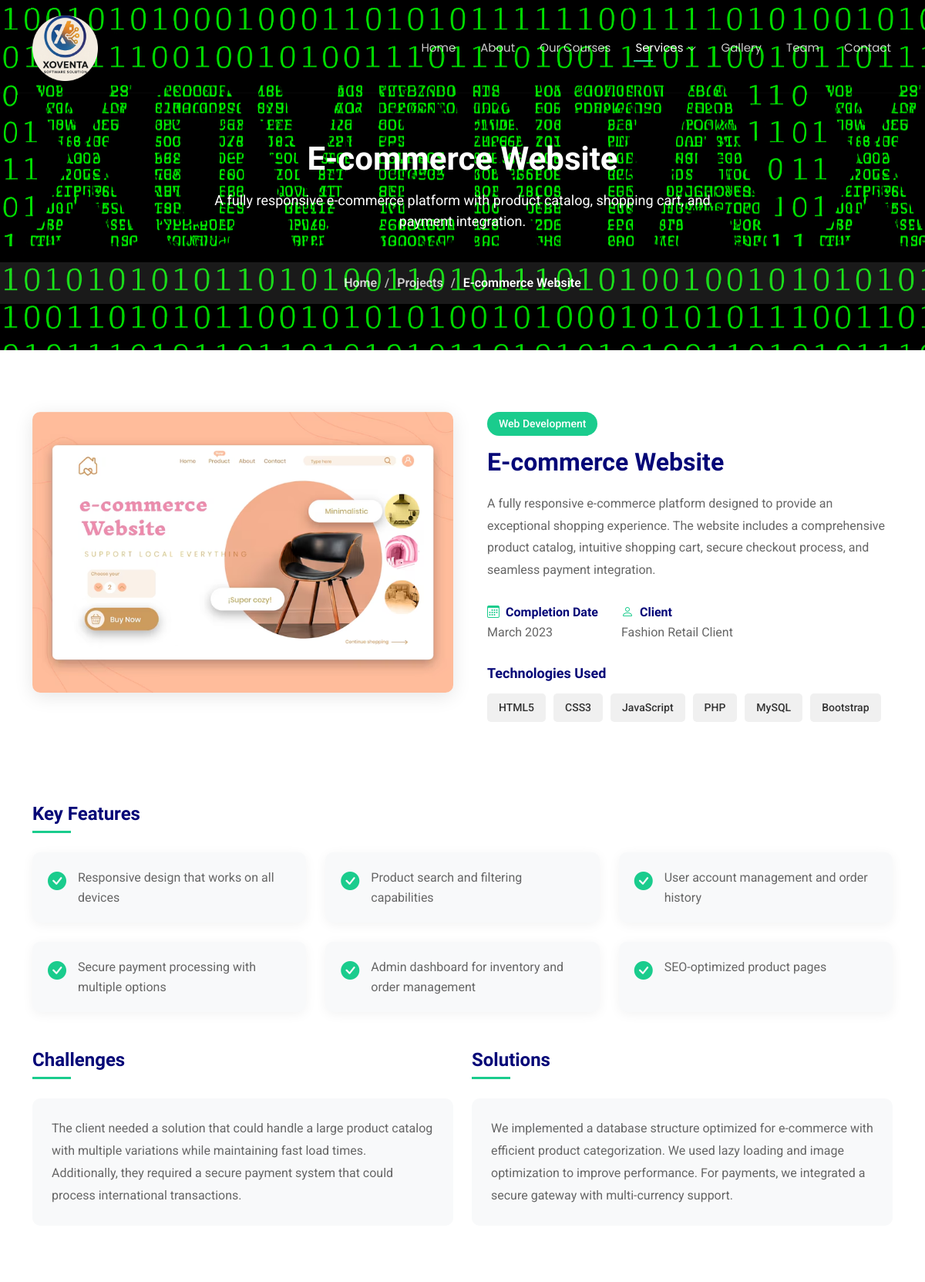
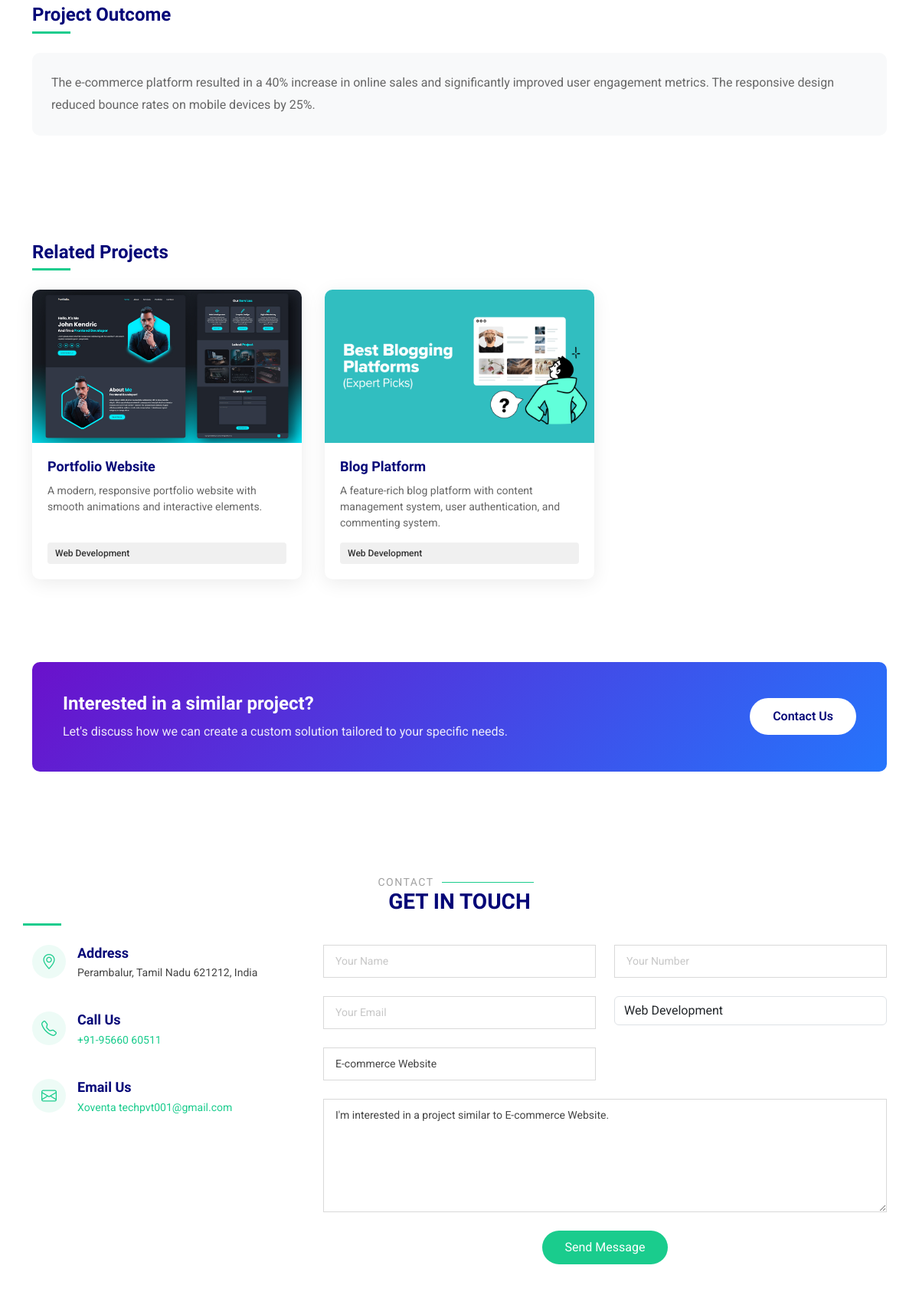
Screenshot of /php/project_details.php?id=1 (upper part) with the database file from the repository (2 pictures, top to bottom).
### tables this page shows
CREATE TABLE IF NOT EXISTS projects (
  id INT AUTO_INCREMENT PRIMARY KEY,
  title VARCHAR(255) NOT NULL,
  short_description TEXT NOT NULL,
  full_description TEXT NOT NULL,
  category VARCHAR(100) NOT NULL,
  image_url VARCHAR(255) NOT NULL,
  gallery_images TEXT,
  completion_date VARCHAR(100),
  client VARCHAR(255),
  challenges TEXT,
  solutions TEXT,
  outcome TEXT,
  related_projects VARCHAR(255)
);

### php/project_details.php (the view, shortened to what this page needs)
<?php
require_once 'db-connection.php';
$project_id = isset($_GET['id']) ? $_GET['id'] : '';
$sql = "SELECT * FROM projects WHERE id = ?";
$stmt = $conn->prepare($sql);
$stmt->bind_param("i", $project_id);
$stmt->execute();
$result = $stmt->get_result();
$project = $result->fetch_assoc();
$tech_sql = "SELECT tech_name FROM project_technologies WHERE project_id = ?";
$tech_stmt = $conn->prepare($tech_sql);
$tech_stmt->bind_param("i", $project_id);
$tech_stmt->execute();
$tech_result = $tech_stmt->get_result();
$technologies = [];
while ($tech = $tech_result->fetch_assoc()) {
    $technologies[] = $tech['tech_name'];
}
$features_sql = "SELECT feature_text FROM project_features WHERE project_id = ?";
$features_stmt = $conn->prepare($features_sql);
$features_stmt->bind_param("i", $project_id);
$features_stmt->execute();
$features_result = $features_stmt->get_result();
$features = [];
while ($feature = $features_result->fetch_assoc()) {
    $features[] = $feature['feature_text'];
}
$related_projects = [];
if (!empty($project['related_projects'])) {
    $related_ids = explode(',', $project['related_projects']);
    foreach ($related_ids as $related_id) {
        $related_sql = "SELECT id, title, short_description, image_url, category FROM projects WHERE id = ?";
        $related_stmt = $conn->prepare($related_sql);
        $related_stmt->bind_param("i", $related_id);
        $related_stmt->execute();
        $related_result = $related_stmt->get_result();
        if ($related_result->num_rows > 0) {
            $related_projects[] = $related_result->fetch_assoc();
        }
    }
}
?>
<!DOCTYPE html>
<html lang="en">
<head>
  <link href="../assets/vendor/bootstrap/css/bootstrap.min.css" rel="stylesheet">
  <link href="../assets/vendor/bootstrap-icons/bootstrap-icons.css" rel="stylesheet">
  <link href="../assets/vendor/aos/aos.css" rel="stylesheet">
  <link href="../assets/vendor/glightbox/css/glightbox.min.css" rel="stylesheet">
  <link href="../assets/vendor/swiper/swiper-bundle.min.css" rel="stylesheet">
  <link href="../assets/css/main.css" rel="stylesheet">
  <link href="../assets/css/projects.css" rel="stylesheet">
  <link href="../assets/css/project-details.css" rel="stylesheet">
</head>
<body>
  <header id="header" class="header d-flex align-items-center fixed-top">
    <div class="container-fluid container-xl position-relative d-flex align-items-center justify-content-between">
      <a href="../html/index.html" class="logo d-flex align-items-center">
        <img src="../assets/img/logo.png" alt="">
      </a>
      <nav id="navmenu" class="navmenu">
        <ul>
          <li><a href="../html/index.html">Home</a></li>
          <li><a href="../html/index.html#about">About</a></li>
          <li><a href="../html/index.html#features">Our Courses</a></li>
          <li class="dropdown"><a href="#" class="active"><span>Services</span> <i class="bi bi-chevron-down toggle-dropdown"></i></a>
          </li>
          <li><a href="../html/index.html#gallery">Gallery</a></li>
          <li><a href="../html/index.html#team">Team</a></li>
          <li><a href="../html/index.html#contact">Contact</a></li>
        </ul>
      </nav>
    </div>
  </header>
  <main class="main">
    <section class="page-title">
      <div class="heading">
        <div class="container">
          <h1 class="animate-title"><?php echo htmlspecialchars($project['title']); ?></h1>
          <p class="animate-subtitle"><?php echo htmlspecialchars($project['short_description']); ?></p>
        </div>
      </div>
      <nav>
        <div class="container">
          <ol>
            <li><a href="../html/index.html">Home</a></li>
            <li><a href="../html/projects.html">Projects</a></li>
            <li><?php echo htmlspecialchars($project['title']); ?></li>
          </ol>
        </div>
      </nav>
    </section>
    <section id="project-details" class="project-details section">
      <div class="container" data-aos="fade-up">
        <div class="row">
          <div class="col-lg-6">
            <div class="project-image-container">
              <img src="../<?php echo htmlspecialchars($project['image_url']); ?>" alt="<?php echo htmlspecialchars($project['title']); ?>" class="img-fluid project-main-image">
            </div>
          </div>
          <div class="col-lg-6">
            <div class="project-info-container">
              <div class="project-category-badge">
                <?php echo htmlspecialchars($project['category']); ?>
              </div>
              <h2 class="project-title"><?php echo htmlspecialchars($project['title']); ?></h2>
              <div class="project-description">
                <?php echo nl2br(htmlspecialchars($project['full_description'])); ?>
              </div>
              <div class="project-meta">
                <div class="meta-item">
                  <h3><i class="bi bi-calendar3"></i> Completion Date</h3>
                  <p><?php echo htmlspecialchars($project['completion_date']); ?></p>
                </div>
                <div class="meta-item">
                  <h3><i class="bi bi-person"></i> Client</h3>
                  <p><?php echo htmlspecialchars($project['client']); ?></p>
                </div>
              </div>
              <div class="project-technologies">
                <h3>Technologies Used</h3>
                <div class="tech-tags">
                  <?php foreach ($technologies as $tech): ?>
                  <span class="tech-tag"><?php echo htmlspecialchars($tech); ?></span>
                  <?php endforeach; ?>
                </div>
              </div>
            </div>
          </div>
        </div>
        <div class="row mt-5">
          <div class="col-12">
            <div class="project-features">
              <h3 class="section-title">Key Features</h3>
              <div class="features-grid">
                <?php foreach ($features as $index => $feature): ?>
                <div class="feature-item" data-aos="fade-up" data-aos-delay="<?php echo 100 + ($index * 50); ?>">
                  <div class="feature-icon">
                    <i class="bi bi-check-circle-fill"></i>
                  </div>
                  <div class="feature-text">
                    <?php echo htmlspecialchars($feature); ?>
                  </div>
                </div>
                <?php endforeach; ?>
              </div>
            </div>
          </div>
        </div>
        <?php if (!empty($project['challenges']) && !empty($project['solutions'])): ?>
        <div class="row mt-5">
          <div class="col-lg-6" data-aos="fade-up" data-aos-delay="100">
            <div class="challenges-section">
              <h3 class="section-title">Challenges</h3>
              <div class="content-box">
                <?php echo nl2br(htmlspecialchars($project['challenges'])); ?>
              </div>
            </div>
          </div>
          <div class="col-lg-6" data-aos="fade-up" data-aos-delay="200">
            <div class="solutions-section">
              <h3 class="section-title">Solutions</h3>
              <div class="content-box">
                <?php echo nl2br(htmlspecialchars($project['solutions'])); ?>
              </div>
            </div>
          </div>
        </div>
        <?php endif; ?>
        <?php if (!empty($project['outcome'])): ?>
        <div class="row mt-5">
          <div class="col-12" data-aos="fade-up" data-aos-delay="300">
            <div class="outcome-section">
              <h3 class="section-title">Project Outcome</h3>
              <div class="content-box">
                <?php echo nl2br(htmlspecialchars($project['outcome'])); ?>
              </div>
            </div>
          </div>
        </div>
        <?php endif; ?>
        <?php if (!empty($related_projects)): ?>
        <div class="row mt-5">
          <div class="col-12">
            <div class="related-projects">
              <h3 class="section-title">Related Projects</h3>
              <div class="projects-grid">
                <?php foreach ($related_projects as $related): ?>
                <div class="project-card" data-aos="fade-up" data-aos-delay="100">
                  <div class="project-image">
                    <img src="../<?php echo htmlspecialchars($related['image_url']); ?>" alt="<?php echo htmlspecialchars($related['title']); ?>">
                  </div>
                  <div class="project-info">
                    <h4><?php echo htmlspecialchars($related['title']); ?></h4>
                    <p><?php echo htmlspecialchars($related['short_description']); ?></p>
                    <div class="project-category"><?php echo htmlspecialchars($related['category']); ?></div>
                  </div>
                </div>
                <?php endforeach; ?>
              </div>
            </div>
          </div>
        </div>
        <?php endif; ?>
        <div class="row mt-5">
          <div class="col-12">
            <div class="project-cta" data-aos="fade-up">
              <div class="cta-content">
                <h3>Interested in a similar project?</h3>
                <p>Let's discuss how we can create a custom solution tailored to your specific needs.</p>
              </div>
              <div class="cta-button">
                <a href="#contact" class="btn-get-started">Contact Us</a>
              </div>
            </div>
          </div>
        </div>
      </div>
    </section>
    <section id="contact" class="contact section">
      <div class="container section-title text-center" data-aos="fade-up">
        <h2>Contact</h2>
        <div><span>Get in</span> <span class="description-title">Touch</span></div>
      </div>
      <div class="container" data-aos="fade" data-aos-delay="100">
        <div class="row gy-4">
          <div class="col-lg-4">
            <div class="info-item d-flex" data-aos="fade-up" data-aos-delay="200">
              <i class="bi bi-geo-alt flex-shrink-0"></i>
              <div>
                <h3>Address</h3>
                <p>Perambalur, Tamil Nadu 621212, India</p>
              </div>
            </div>
            <div class="info-item d-flex" data-aos="fade-up" data-aos-delay="300">
              <i class="bi bi-telephone flex-shrink-0"></i>
              <div>
                <h3>Call Us</h3>
                <p>
                  <a href="tel:+919566060511" class="call-link">+91-95660 60511</a>
                </p>
              </div>
            </div>
            <div class="info-item d-flex" data-aos="fade-up" data-aos-delay="400">
              <i class="bi bi-envelope flex-shrink-0"></i>
              <div>
                <h3>Email Us</h3>
                <p>
                  <a href="mailto:Xoventa techpvt001@gmail.com" class="email-link">Xoventa techpvt001@gmail.com</a>
                </p>
              </div>
            </div>
          </div>
          <div class="col-lg-8">
          <form action="project_contact.php" method="post" class="php-email-form" data-aos="fade-up" data-aos-delay="200">
            <div class="row gy-4">
              <div class="col-md-6">
                <input type="text" name="name" class="form-control" id="name" placeholder="Your Name" required="">
              </div>
              <div class="col-md-6">
                <input type="text" class="form-control" name="number" id="number" placeholder="Your Number" required="">
              </div>
              <div class="col-md-6">
                <input type="email" class="form-control" name="email" id="email" placeholder="Your Email" required="">
              </div>
              <div class="col-md-6">
                <select class="form-control" name="project_type" id="project_type" required="">
                  <option value="<?php echo htmlspecialchars($project['category']); ?>" selected>
                    <?php echo htmlspecialchars($project['category']); ?>
                  </option>
                </select>
              </div>
              <div class="col-md-6">
                <input type="text" class="form-control" name="project_title" id="project_title" placeholder="Project Title" value="<?php echo htmlspecialchars($project['title']); ?>" required="">
              </div>
              <div class="col-md-12">
                <textarea class="form-control" name="message" id="message" rows="6" placeholder="Project Details" required="">I'm interested in a project similar to <?php echo htmlspecialchars($project['title']); ?>.</textarea>
              </div>
              <div class="col-md-12 text-center">
                <button type="submit" name="submit">Send Message</button>
              </div>
            </div>
          </form>
          </div>
        </div>
      </div>
    </section>
  </main>
</body>
</html>

### assets/css/projects.css (style rules this page uses)
.page-title { background: linear-gradient(135deg, #6a11cb 0%, #2575fc 100%); color: #ffffff; padding-top: 120px; overflow: hidden; }
.page-title { background-image: url('../img/xx.png'); background-repeat: repeat-x; background-position: 0% center; color: #ffffff; padding-top: 120px; overflow: hidden; animation: fadeInBackground 1s ease-out forwards, moveBackground 10s linear infinite; }
.page-title .heading { padding: 60px 0 40px 0; text-align: center; opacity: 0; transform: translateY(50px); animation: slideUp 1s ease-out 0.5s forwards; }
.page-title .heading h1 { color: #ffffff; font-size: 42px; font-weight: 700; margin-bottom: 15px; }
.page-title .heading p { font-size: 18px; max-width: 700px; margin: 0 auto; }
.page-title nav { background-color: rgba(255, 255, 255, 0.1); padding: 15px 0; opacity: 0; transform: translateY(30px); animation: slideUp 1s ease-out 0.8s forwards; }
.page-title nav ol { display: flex; justify-content: center; list-style: none; margin: 0; padding: 0; font-size: 16px; }
.page-title nav ol li + li { padding-left: 10px; }
.page-title nav ol li + li::before { content: "/"; display: inline-block; padding-right: 10px; color: rgba(255, 255, 255, 0.7); }
.page-title nav ol li a { color: rgba(255, 255, 255, 0.8); transition: 0.3s; }
.page-title .heading { padding: 60px 0 40px 0; text-align: center; }
.animate-title { opacity: 0; transform: translateY(30px); animation: fadeInUp 0.8s ease-out 0.2s forwards; }
.animate-subtitle { opacity: 0; transform: translateY(20px); animation: fadeInUp 0.8s ease-out 0.4s forwards; }
.page-title nav { background-color: rgba(255, 255, 255, 0.1); padding: 15px 0; }
.projects-grid { display: grid; grid-template-columns: repeat(auto-fill, minmax(350px, 1fr)); gap: 30px; }
.project-card { background-color: #ffffff; border-radius: 10px; overflow: hidden; box-shadow: 0 5px 25px rgba(0, 0, 0, 0.08); transition: all 0.3s ease; height: 100%; display: flex; flex-direction: column; }
.project-image { position: relative; overflow: hidden; height: 220px; }
.project-image img { width: 100%; height: 100%; object-fit: cover; transition: transform 0.5s ease; }
.project-info { padding: 25px; flex-grow: 1; display: flex; flex-direction: column; }
.project-info h4 { font-size: 20px; font-weight: 700; margin-bottom: 15px; color: #040677; }
.project-info p { color: #666; margin-bottom: 20px; flex-grow: 1; }
.project-category { display: inline-block; background-color: #1acc8d; color: #fff; padding: 5px 15px; border-radius: 50px; font-size: 14px; font-weight: 500; }

### rows the page displays
projects: title "E-commerce Website", short_description "A fully responsive e-commerce platform with product catalog, shopping cart, and payment integration.", image_url (picture), category "Web Development", full_description "A fully responsive e-commerce platform designed to provide an exceptional shopping experience. The website includes a comprehensive product catalog, intuitive shopping cart, secure checkout process, and seamless payment integration.", completion_date "March 2023", client "Fashion Retail Client", challenges "The client needed a solution that could handle a large product catalog with multiple variations while maintaining fast load times. Additionally, they required a secure payment system that could process international transactions.", solutions "We implemented a database structure optimized for e-commerce with efficient product categorization. We used lazy loading and image optimization to improve performance. For payments, we integrated a secure gateway with multi-currency support.", outcome "The e-commerce platform resulted in a 40% increase in online sales and significantly improved user engagement metrics. The responsive design reduced bounce rates on mobile devices by 25%.", project_type "Web Development", project_title "E-commerce Website", message "I'm interested in a project similar to E-commerce Website."
projects: image_url (picture), title "Portfolio Website", short_description "A modern, responsive portfolio website with smooth animations and interactive elements.", category "Web Development"
projects: image_url (picture), title "Blog Platform", short_description "A feature-rich blog platform with content management system, user authentication, and commenting system.", category "Web Development"

### other values shown
$tech "HTML5"
$tech "CSS3"
$tech "JavaScript"
$tech "PHP"
$tech "MySQL"
$tech "Bootstrap"
$feature "Responsive design that works on all devices"
$feature "Product search and filtering capabilities"
$feature "User account management and order history"
$feature "Secure payment processing with multiple options"
$feature "Admin dashboard for inventory and order management"
$feature "SEO-optimized product pages"
